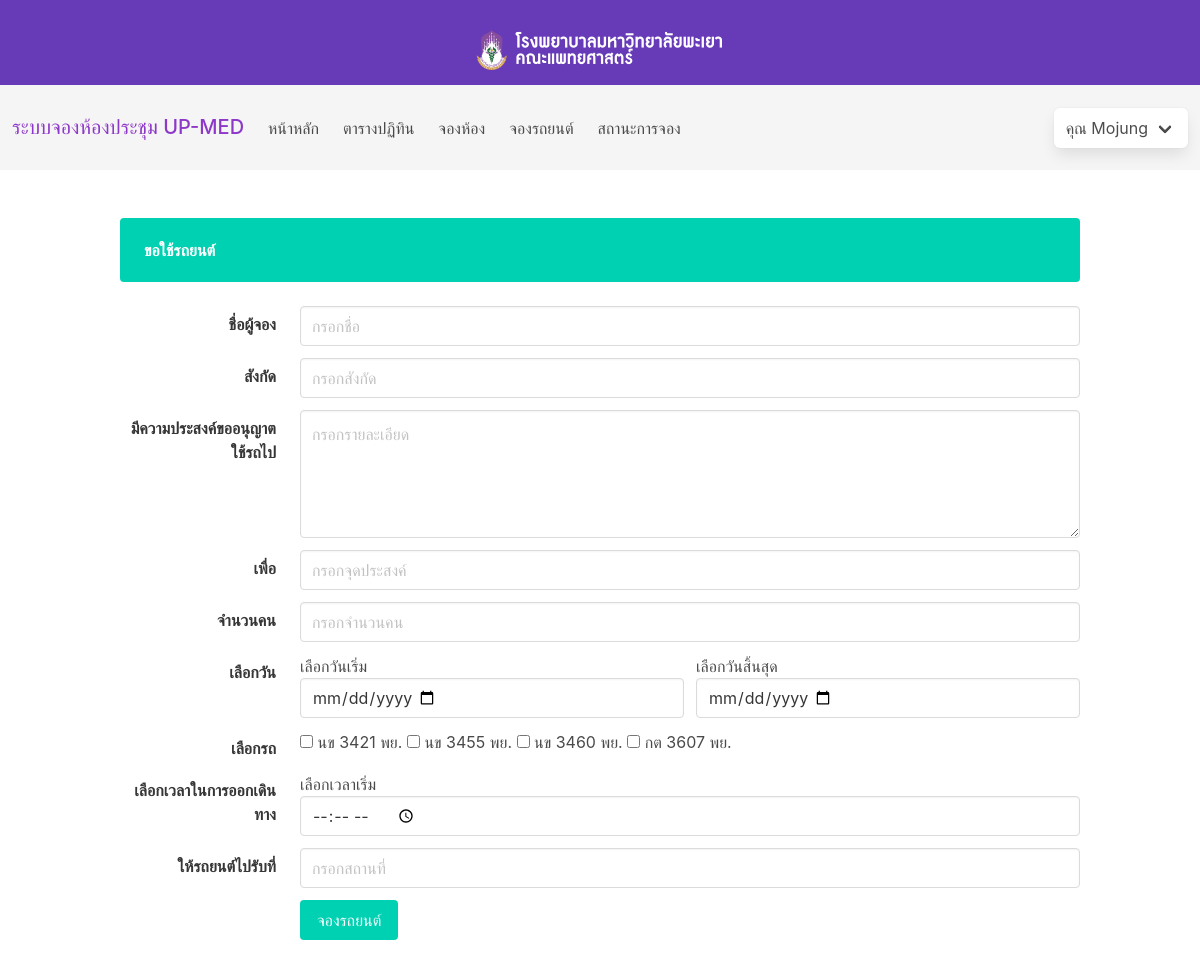
The page /app/form_car.php (signed in) on the database its author committed.
### tables this page shows
CREATE TABLE `cars` (
  `cars_id` int(3) NOT NULL,
  `cars_type` varchar(30) NOT NULL,
  `cars_name` varchar(60) NOT NULL,
  `bgcolor` varchar(20) NOT NULL
);

### app/form_car.php (the view, shortened to what this page needs)
<?php
include '../auth/Sessionpersist.php';
$today = date("Y-m-d");
$starttime = date("08:30:00");
$endtime = date("21:00:00");
?>
<!doctype html>
<html lang="en">
<head>
    <link rel="stylesheet" href="https://cdn.jsdelivr.net/npm/bulma@0.9.1/css/bulma.min.css">
    <?php
    include '../components/cnd.php';
    ?>
</head>
<body>
    <?php
    include '../components/nav.php';
    ?>
    <form action="" method="post" accept-charset="utf-8">
        <section class="section">
            <div class="container">
                <div class="notification is-primary">
                    <strong>ขอใช้รถยนต์</strong>
                </div>
                <div class="field is-horizontal">
                    <div class="field-label is-normal">
                        <label class="label">ชื่อผู้จอง</label>
                    </div>
                    <div class="field-body">
                        <div class="field">
                            <div class="control">
                                <input class="input" name="regname" type="text" placeholder="กรอกชื่อ" required>
                            </div>
                        </div>
                    </div>
                </div>
                <div class="field is-horizontal">
                    <div class="field-label is-normal">
                        <label class="label">สังกัด</label>
                    </div>
                    <div class="field-body">
                        <div class="field">
                            <div class="control">
                                <input class="input" name="agency" type="text" placeholder="กรอกสังกัด" required>
                            </div>
                        </div>
                    </div>
                </div>
                <div class="field is-horizontal">
                    <div class="field-label is-normal">
                        <label class="label">มีความประสงค์ขออนุญาตใช้รถไป</label>
                    </div>
                    <div class="field-body">
                        <div class="field">
                            <div class="control">
                                <textarea class="textarea" name="desc" placeholder="กรอกรายละเอียด"></textarea>
                            </div>
                        </div>
                    </div>
                </div>
                <div class="field is-horizontal">
                    <div class="field-label is-normal">
                        <label class="label">เพื่อ</label>
                    </div>
                    <div class="field-body">
                        <div class="field">
                            <div class="control">
                                <input class="input" name="event_title" type="text" placeholder="กรอกจุดประสงค์" required>
                            </div>
                        </div>
                    </div>
                </div>
                <div class="field is-horizontal">
                    <div class="field-label is-normal">
                        <label class="label">จำนวนคน</label>
                    </div>
                    <div class="field-body">
                        <div class="field">
                            <div class="control">
                                <input class="input" name="people" type="number" placeholder="กรอกจำนวนคน" required>
                            </div>
                        </div>
                    </div>
                </div>
                <div class="field is-horizontal">
                    <div class="field-label is-normal">
                        <label class="label">เลือกวัน</label>
                    </div>
                    <div class="field-body">
                        <div class="field">
                            <label class="checkbox">
                                เลือกวันเริ่ม
                            </label>
                            <p class="control is-expanded ">
                                <input class="input" type="date" id="startdate" name="event_startdate" min="<?php echo $today; ?>" max="2050-12-31" onchange="respondtodate()" required>
                            </p>
                        </div>
                        <div class="field">
                            <label class="checkbox">
                                เลือกวันสิ้นสุด
                            </label>
                            <p class="control is-expanded ">
                                <input class="input" type="date" id="enddate" name="event_enddate" max="2050-12-31" required>
                            </p>
                        </div>
                    </div>
                </div>
                <div class="field is-horizontal">
                    <div class="field-label is-normal">
                        <label class="label">เลือกรถ</label>
                    </div>
                    <div class="field-body">
                        <div class="field">
                            <div class="is-fullwidth">
                                <div class="field">
                                        <?php $qqq = "SELECT * FROM cars";
                                        if ($carsss = mysqli_query($con, $qqq)) {
                                            $z = 1;
                                            while ($gotcar = mysqli_fetch_array($carsss)) { ?>
                                            <label class="checkbox">
                                                <input type="checkbox"  name="car<?php echo $z; ?>" id='<?php echo $z;?>' value="<?php echo $gotcar['cars_id'] ?>"> <?php echo $gotcar['cars_name']; ?>
                                            </label>
                                        <?php $z = $z + 1;
                                            }
                                        }  ?>
                                </div>
                            </div>
                        </div>
                    </div>
                </div>
                <div class="field is-horizontal">
                    <div class="field-label is-normal">
                        <label class="label">เลือกเวลาในการออกเดินทาง</label>
                    </div>
                    <div class="field-body">
                        <div class="field">
                            <label class="checkbox">
                                เลือกเวลาเริ่ม
                            </label>
                            <p class="control is-expanded ">
                                <input class="input" type="time" id="starttime" min="<?php echo $starttime; ?>" max="<?php echo $endtime; ?>"  name="event_starttime" required>
                            </p>
                        </div>
                    </div>
                </div>
                <div class="field is-horizontal">
                    <div class="field-label is-normal">
                        <label class="label">ให้รถยนต์ไปรับที่</label>
                    </div>
                    <div class="field-body">
                        <div class="field">
                            <div class="control">
                                <input class="input" name="location" type="text" placeholder="กรอกสถานที่" required>
                            </div>
                        </div>
                    </div>
                </div>
                <div class="field is-horizontal">
                    <div class="field-label">
                    </div>
                    <div class="field-body">
                        <div class="field">
                            <div class="control">
                                <button class="button is-primary" name="btn_add" type="submit" value="1">
                                    จองรถยนต์
                                </button>
                            </div>
                        </div>
                    </div>
                </div>
            </div>
        </section>
    </form>
</body>
</html>

### rows shown on the page
cars: cars_name "นข 3421 พย."
cars: cars_name "นข 3455 พย."
cars: cars_name "นข 3460 พย."
cars: cars_name "กต 3607 พย."

### other values the page prints
$_SESSION['Username'] "Mojung"
